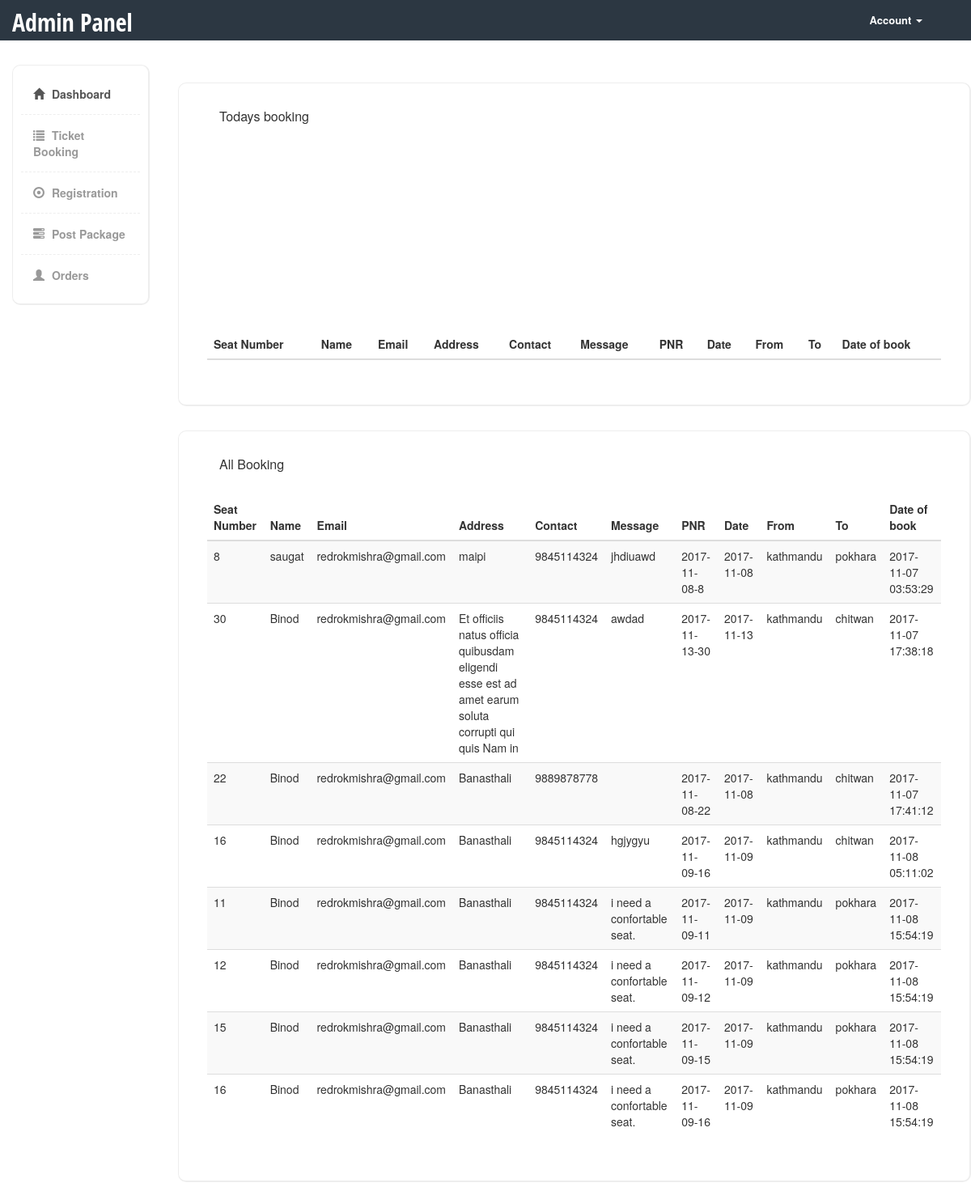
Page /admin/booking.php (signed in) on the committed database.
### tables this page shows
CREATE TABLE `seat` (
  `id` int(20) NOT NULL,
  `userid` varchar(50) NOT NULL COMMENT 'userid',
  `name` varchar(100) NOT NULL,
  `email` varchar(100) NOT NULL,
  `address` text NOT NULL,
  `contact` bigint(20) NOT NULL,
  `message` text NOT NULL,
  `number` int(10) NOT NULL COMMENT 'seat number',
  `PNR` varchar(13) NOT NULL COMMENT 'PNR',
  `date` date NOT NULL COMMENT 'date of booking',
  `froma` varchar(50) NOT NULL,
  `toa` varchar(50) NOT NULL,
  `bookdate` timestamp NOT NULL DEFAULT CURRENT_TIMESTAMP ON UPDATE CURRENT_TIMESTAMP
);

### admin/booking.php (the view, shortened to what this page needs)
<!DOCTYPE html>
<html>
  <head>
    <link href="bootstrap/css/bootstrap.min.css" rel="stylesheet">
    <link href="css/styles.css" rel="stylesheet">
    <link rel="stylesheet" type="text/css" href="css/bootstrap.css">
	<link rel="stylesheet" type="text/css" href="css/bootstrap-responsive.css">
  </head>
  <body>
  	<div class="header">
	     <div class="container">
	        <div class="row">
	           <div class="col-md-5">
	              <div class="logo">
	                 <h1><a href="index.php">Admin Panel</a></h1>
	              </div>
	           </div>
	           <div class="col-md-2">
	              <div class="navbar navbar-inverse" role="banner">
	                  <nav class="collapse navbar-collapse bs-navbar-collapse navbar-right" role="navigation">
	                    <ul class="nav navbar-nav">
	                      <li class="dropdown">
	                        <a href="#" class="dropdown-toggle" data-toggle="dropdown">Account <b class="caret"></b></a>
	                      </li>
	                    </ul>
	                  </nav>
	              </div>
	           </div>
	        </div>
	     </div>
	</div>
    <div class="page-content">
    	<div class="row">
		  <div class="col-md-2">
		  	<div class="sidebar content-box" style="display: block;">
                <ul class="nav">
                    <li class="current"><a href="index.php"><i class="glyphicon glyphicon-home"></i> Dashboard</a></li>
                    <li><a href="booking.php"><i class="glyphicon glyphicon-list"></i> Ticket Booking</a></li>
                    <li><a href="registration.php"><i class="glyphicon glyphicon-record"></i> Registration</a></li>
                    <li><a href="package.php"><i class="glyphicon glyphicon-tasks"></i> Post Package</a></li>
                    <li><a href="packageorder.php"><i class="glyphicon glyphicon-user"></i> Orders</a></li>
                </ul>
             </div>
		  </div>
		</div>
    </div>
<div class="content-box-large" style="margin-left: 220px; margin-top: -305px;" >
  				<div class="panel-heading">
					<div class="panel-title">Todays booking</div>
				</div>
  				<div class="panel-body">
  					<div class="table-responsive">
    <?php
								echo "<table align='center' class='table table-hover table-striped' id='example' align='center' style='margin-top:-250px';>";
									echo "<thead>";
										echo "<tr>";
											echo "<th>Seat Number</th>";
											echo "<th>Name</th>";
											echo "<th>Email</th>";
											echo "<th>Address</th>";
											echo "<th>Contact</th>";
											echo "<th>Message</th>";
											echo "<th>PNR</th>";
											echo "<th>Date</th>";
											echo "<th>From</th>";
											echo "<th>To</th>";
											echo "<th>Date of book</th>";
										echo "</tr>";
									echo "</thead>";
								echo "</table>";
					?>
</div>
  				</div>
  			</div>
    <div class="content-box-large" style="margin-left: 220px;">
  				<div class="panel-heading">
					<div class="panel-title">All Booking</div>
				</div>
  				<div class="panel-body">
  					<div class="table-responsive">
    <?php
						$query = "select * from seat";
						$result = mysql_query($query);
								echo "<table align='center' class='table table-hover table-striped' id='example' align='center' width='75%'>";
									echo "<thead>";
										echo "<tr>";
											echo "<th>Seat Number</th>";
											echo "<th>Name</th>";
											echo "<th>Email</th>";
											echo "<th>Address</th>";
											echo "<th>Contact</th>";
											echo "<th>Message</th>";
											echo "<th>PNR</th>";
											echo "<th>Date</th>";
											echo "<th>From</th>";
											echo "<th>To</th>";
											echo "<th>Date of book</th>";
										echo "</tr>";
									echo "</thead>";
									echo "<tbody>";
									while($row = mysql_fetch_array($result))
									{
										echo "<tr>";
											echo "<td>". $row['number'] ."</td>";
											echo "<td>". $row['name'] ."</td>";
											echo "<td>". $row['email'] ."</td>";
											echo "<td>". $row['address'] ."</td>";
											echo "<td>". $row['contact'] ."</td>";
											echo "<td>". $row['message'] ."</td>";
											echo "<td>". $row['PNR'] ."</td>";
											echo "<td>". $row['date'] ."</td>";
											echo "<td>". $row['froma'] ."</td>";
											echo "<td>". $row['toa'] ."</td>";
											echo "<td>". $row['bookdate'] ."</td>";
										echo "</tr>";
								}
									echo "</tbody>";
								echo "</table>";
					?>
</div>
  				</div>
  			</div>
  </body>
</html>

### admin/css/styles.css (style rules this page uses)
body { font-family: 'Open Sans', sans-serif; background-color: #f7f7f7; position: relative; margin: 0px; font-size: 12px; padding: 0px; }
.page-content > .row { margin-left: 0px !important; margin-right: 0px !important; margin-top: 30px; }
.header { height:50px; background-color: #2c3742; }
.header .logo h1 { font-size:30px; margin:0px; padding:10px 0px; }
.header .logo h1 a { color:#fff; font-family: 'Open Sans Condensed', sans-serif; }
.header .navbar * { box-shadow:none !important; }
.header .navbar { background:none !important; border:0px !important; }
.header .navbar .nav > li > a { color:#fff !important; font-size:13px !important; border-bottom:0px !important; margin-top:0px !important; font-weight:bold; }
.header .navbar-collapse { border:0px !important; }
.header .navbar-nav .caret { border-top-color:#fff !important; border-bottom-color:#fff !important; }
.content-box, .content-box-large { margin-bottom:30px; background:#fff; border-radius:10px; padding:10px; border-left:1px solid #eee; border-top:1px solid #eee; border-right:2px solid #eee; border-bottom:2px solid #eee; }
.content-box-large { padding: 20px; }
.sidebar ul.nav, .sidebar ul.nav ul { list-style: none; padding: 0px; margin: 0px; }
.sidebar .nav > li { margin: 0; border-bottom:1px dashed #eee; }
.sidebar .nav > li:last-child { border-bottom:0px; }
.sidebar .nav > li > a { font-size: 14px; line-height: 20px; padding: 15px 15px; color: #999; display: block; font-weight:bold; background:none; text-decoration: none; border-top:0px; font-weight:bold; }
.sidebar .nav > li > a > i { margin-right:5px; }
.sidebar .nav li a:hover, .sidebar .nav li.current > a { background: #fff; color: #555; border-bottom:0px; }
body { background-color: #eff0f3; }
.panel-heading>.panel-title, .content-box-header .panel-title { float: left; padding: 10px 15px; padding-top: 0px; }
.panel-body { clear:both; }

### rows in the picture
seat: number "8", name "saugat", email "redrokmishra@gmail.com", address "maipi", contact "9845114324", message "jhdiuawd", PNR "2017-11-08-8", date "2017-11-08", froma "kathmandu", toa "pokhara", bookdate "2017-11-07 03:53:29"
seat: number "30", name "Binod", email "redrokmishra@gmail.com", address "Et officiis natus officia quibusdam eligendi esse est ad amet earum soluta corrupti qui quis Nam in", contact "9845114324", message "awdad", PNR "2017-11-13-30", date "2017-11-13", froma "kathmandu", toa "chitwan", bookdate "2017-11-07 17:38:18"
seat: number "22", name "Binod", email "redrokmishra@gmail.com", address "Banasthali", contact "9889878778", PNR "2017-11-08-22", date "2017-11-08", froma "kathmandu", toa "chitwan", bookdate "2017-11-07 17:41:12"
seat: number "16", name "Binod", email "redrokmishra@gmail.com", address "Banasthali", contact "9845114324", message "hgjygyu", PNR "2017-11-09-16", date "2017-11-09", froma "kathmandu", toa "chitwan", bookdate "2017-11-08 05:11:02"
seat: number "11", name "Binod", email "redrokmishra@gmail.com", address "Banasthali", contact "9845114324", message "i need a confortable seat.", PNR "2017-11-09-11", date "2017-11-09", froma "kathmandu", toa "pokhara", bookdate "2017-11-08 15:54:19"
seat: number "12", name "Binod", email "redrokmishra@gmail.com", address "Banasthali", contact "9845114324", message "i need a confortable seat.", PNR "2017-11-09-12", date "2017-11-09", froma "kathmandu", toa "pokhara", bookdate "2017-11-08 15:54:19"
seat: number "15", name "Binod", email "redrokmishra@gmail.com", address "Banasthali", contact "9845114324", message "i need a confortable seat.", PNR "2017-11-09-15", date "2017-11-09", froma "kathmandu", toa "pokhara", bookdate "2017-11-08 15:54:19"
seat: number "16", name "Binod", email "redrokmishra@gmail.com", address "Banasthali", contact "9845114324", message "i need a confortable seat.", PNR "2017-11-09-16", date "2017-11-09", froma "kathmandu", toa "pokhara", bookdate "2017-11-08 15:54:19"
